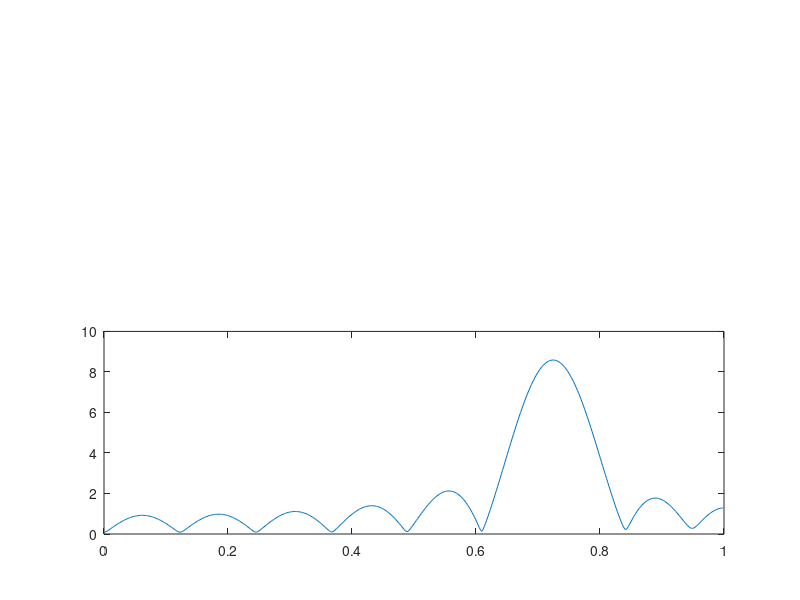

Write MATLAB code to recreate this figure.
clc;clear all,close all
% y(n)=x(Mn)   downsampling
N_fft=1024
M=8;
n=0:127;
x=cos((pi*n)/11);
y=x(1:M:end);
X=fft(x,N_fft)
Y=fft(y,N_fft)
f=[0:N_fft/2-1]/(N_fft/2);
figure
subplot(2,1,2),plot(f,abs(Y(1:N_fft/2)))
hold on 
